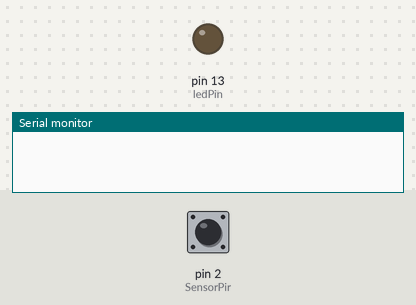
A sketch run on a simulated Arduino Uno, built with avr-gcc and run on an emulated ATmega328P. Parts: output pins drawn as LEDs (lit = HIGH), the last lines printed to the serial monitor. Inputs (shaded band) come from the test bench; at power-on: pin 2 (SensorPir) HIGH.

Above: at 1.2 s.
1.3 s: pin 2 (SensorPir) pulsed LOW 2 times (0.12 s each, 0.3 s apart)
At 27.6 s:
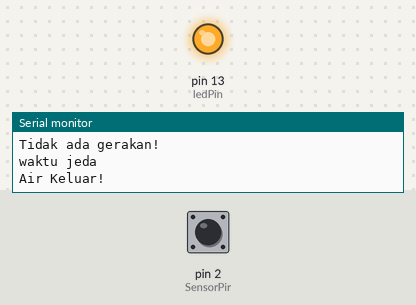
Timing chart, 0 to 28.2 s (numbered marks = the images above; inputs shaded):
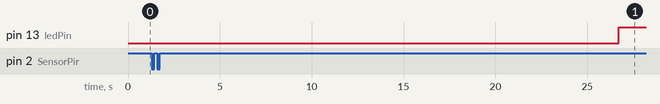

The sketch:

kode.ino
```cpp
#define waktutunda 15 //untuk 10 detik

const int ledPin = 13; //Menggunakan led built in Arduino
const int SensorPir = 2; //menggunakan pin ke-2 arduino

unsigned long now = millis();
unsigned long TriggerAkhir = 0;
boolean waktumulai = false;

void setup() {
  Serial.begin(115200); //baut komunikasi serial monitor

  pinMode(SensorPir, INPUT_PULLUP);
  attachInterrupt(digitalPinToInterrupt(SensorPir), deteksigerakan, RISING);

  pinMode(ledPin, OUTPUT);
  digitalWrite(ledPin, LOW);
}

void loop() {
  now = millis();
  if(waktumulai && (now - TriggerAkhir > (waktutunda*1000))) {
    Serial.println("Tidak ada gerakan!");
    delay(10000);
    Serial.println("waktu jeda");
    digitalWrite(ledPin, HIGH);
    Serial.println("Air Keluar!");
    waktumulai = false;
    delay(10000);
    digitalWrite(ledPin, LOW);
    Serial.println("Air Mati!");
  }
}

void deteksigerakan() {
  Serial.println("GERAKAN TERDETEKSI");
  digitalWrite(ledPin, LOW);
  waktumulai = true;
  TriggerAkhir = millis();
}
```

Measured:
- after the input at 1.3 s, pin 13 (ledPin): LOW → HIGH after 25.4 s
